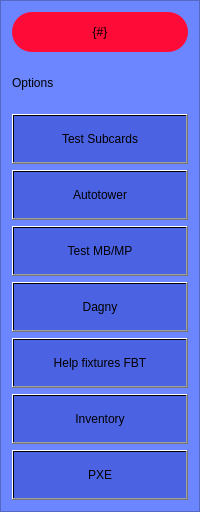
        <widget class="QFrame" name="fr_opc">
         <property name="enabled">
          <bool>true</bool>
         </property>
         <property name="sizeIncrement">
          <size>
           <width>0</width>
           <height>0</height>
          </size>
         </property>
         <property name="styleSheet">
          <string notr="true">background-color: rgb(107, 134, 255);
</string>
         </property>
         <property name="frameShape">
          <enum>QFrame::StyledPanel</enum>
         </property>
         <property name="frameShadow">
          <enum>QFrame::Raised</enum>
         </property>
         <layout class="QVBoxLayout" name="verticalLayout">
          <item>
           <widget class="QPushButton" name="bt_fix_op">
            <property name="minimumSize">
             <size>
              <width>40</width>
              <height>40</height>
             </size>
            </property>
            <property name="styleSheet">
             <string notr="true">QPushButton{
	background-color: rgb(255, 11, 56);
border-radius:20px

}
QPushButton:hover{
	background-color: rgb(255, 0, 0);
border-radius:20px

}</string>
            </property>
            <property name="text">
             <string>{#}</string>
            </property>
           </widget>
          </item>
          <item>
           <widget class="QLabel" name="label_12">
            <property name="minimumSize">
             <size>
              <width>20</width>
              <height>50</height>
             </size>
            </property>
            <property name="text">
             <string>Options</string>
            </property>
           </widget>
          </item>
          <item>
           <widget class="QPushButton" name="bt_test">
            <property name="minimumSize">
             <size>
              <width>0</width>
              <height>50</height>
             </size>
            </property>
            <property name="styleSheet">
             <string notr="true">QPushButton{
background-color: qlineargradient(spread:pad, x1:0, y1:0, x2:1, y2:1, stop:1 rgba(75, 98, 226, 255));
}
QPushButton:hover{
	background-color: qlineargradient(spread:pad, x1:0, y1:0, x2:1, y2:1, stop:1 rgba(255, 89, 196, 255));
}</string>
            </property>
            <property name="text">
             <string>Test Subcards</string>
            </property>
           </widget>
          </item>
          <item>
           <widget class="QPushButton" name="bt_test_3">
            <property name="minimumSize">
             <size>
              <width>0</width>
              <height>50</height>
             </size>
            </property>
            <property name="styleSheet">
             <string notr="true">QPushButton{
background-color: qlineargradient(spread:pad, x1:0, y1:0, x2:1, y2:1, stop:1 rgba(75, 98, 226, 255));
}
QPushButton:hover{
	background-color: qlineargradient(spread:pad, x1:0, y1:0, x2:1, y2:1, stop:1 rgba(255, 89, 196, 255));
}</string>
            </property>
            <property name="text">
             <string>Autotower</string>
            </property>
           </widget>
          </item>
          <item>
           <widget class="QPushButton" name="bt_tbc">
            <property name="minimumSize">
             <size>
              <width>0</width>
              <height>50</height>
             </size>
            </property>
            <property name="styleSheet">
             <string notr="true">QPushButton{
background-color: qlineargradient(spread:pad, x1:0, y1:0, x2:1, y2:1, stop:1 rgba(75, 98, 226, 255));
}
QPushButton:hover{
	background-color: qlineargradient(spread:pad, x1:0, y1:0, x2:1, y2:1, stop:1 rgba(255, 89, 196, 255));
}</string>
            </property>
            <property name="text">
             <string>Test MB/MP</string>
            </property>
           </widget>
          </item>
          <item>
           <widget class="QPushButton" name="bt_inventory">
            <property name="minimumSize">
             <size>
              <width>0</width>
              <height>50</height>
             </size>
            </property>
            <property name="styleSheet">
             <string notr="true">QPushButton{
background-color: qlineargradient(spread:pad, x1:0, y1:0, x2:1, y2:1, stop:1 rgba(75, 98, 226, 255));
}
QPushButton:hover{
	background-color: qlineargradient(spread:pad, x1:0, y1:0, x2:1, y2:1, stop:1 rgba(255, 89, 196, 255));
}</string>
            </property>
            <property name="text">
             <string>Dagny</string>
            </property>
           </widget>
          </item>
          <item>
           <widget class="QPushButton" name="bt_help">
            <property name="minimumSize">
             <size>
              <width>0</width>
              <height>50</height>
             </size>
            </property>
            <property name="styleSheet">
             <string notr="true">QPushButton{
background-color: qlineargradient(spread:pad, x1:0, y1:0, x2:1, y2:1, stop:1 rgba(75, 98, 226, 255));
}
QPushButton:hover{
	background-color: qlineargradient(spread:pad, x1:0, y1:0, x2:1, y2:1, stop:1 rgba(255, 89, 196, 255));
}</string>
            </property>
            <property name="text">
             <string>Help fixtures FBT</string>
            </property>
           </widget>
          </item>
          <item>
           <widget class="QPushButton" name="bt_console">
            <property name="minimumSize">
             <size>
              <width>0</width>
              <height>50</height>
             </size>
            </property>
            <property name="styleSheet">
             <string notr="true">QPushButton{
background-color: qlineargradient(spread:pad, x1:0, y1:0, x2:1, y2:1, stop:1 rgba(75, 98, 226, 255));
}
QPushButton:hover{
	background-color: qlineargradient(spread:pad, x1:0, y1:0, x2:1, y2:1, stop:1 rgba(255, 89, 196, 255));
}</string>
            </property>
            <property name="text">
             <string>Inventory</string>
            </property>
           </widget>
          </item>
          <item>
           <widget class="QPushButton" name="bt_pxe">
            <property name="minimumSize">
             <size>
              <width>0</width>
              <height>50</height>
             </size>
            </property>
            <property name="styleSheet">
             <string notr="true">QPushButton{
background-color: qlineargradient(spread:pad, x1:0, y1:0, x2:1, y2:1, stop:1 rgba(75, 98, 226, 255));
}
QPushButton:hover{
	background-color: qlineargradient(spread:pad, x1:0, y1:0, x2:1, y2:1, stop:1 rgba(255, 89, 196, 255));
}</string>
            </property>
            <property name="text">
             <string>PXE</string>
            </property>
           </widget>
          </item>
         </layout>
        </widget>
